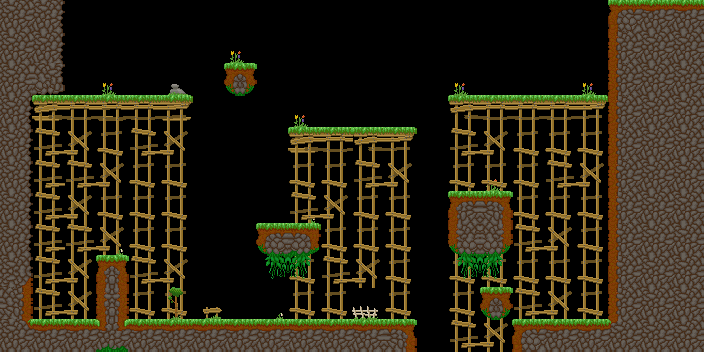

A 2D game scene composited from a Tiled map and its tileset images. What follows is a short description and the map's XML, with each tile layer's data collapsed to a summary:
An orthogonal 22x11 tile map with 32x32 px tiles, 5 tile layers (background, main, foreground, hidden, ...), 4 tilesets and 39 objects (10x veggie, 7x spike, 2x door, key, chest, ...).

<map version="1.5" tiledversion="1.7.2" orientation="orthogonal" renderorder="right-down" width="22" height="11" tilewidth="32" tileheight="32" infinite="0" nextlayerid="11" nextobjectid="40">
 <properties>
  <property name="hints" value="time_medal,uncover_paths" />
  <property name="time_to_beat" value="4.50" />
 </properties>
 <tileset firstgid="1" name="grass_level_NEW" tilewidth="33" tileheight="33" spacing="1" margin="1" tilecount="144" columns="16">
  <image source="../../sprites/tilesets/34tile.png" width="544" height="306" />
 </tileset>
 <tileset firstgid="145" name="treetops_big_96" tilewidth="96" tileheight="64" tilecount="2" columns="2">
  <image source="../../sprites/objects/scenery/treetops_big_96.png" width="192" height="64" />
 </tileset>
 <tileset firstgid="147" name="object_tilemap_16" tilewidth="16" tileheight="16" tilecount="12" columns="4">
  <image source="../../sprites/tilesets/object_tilemap_16.png" width="64" height="48" />
 </tileset>
 <tileset firstgid="159" name="object_tilemap_32" tilewidth="32" tileheight="32" tilecount="25" columns="5">
  <image source="../../sprites/tilesets/object_tilemap_32.png" width="160" height="160" />
  <tile id="0">
   <properties>
    <property name="item_no" value="5" />
    <property name="type" value="costume_head" />
   </properties>
  </tile>
  <tile id="1">
   <properties>
    <property name="spawn" value="spawn" />
   </properties>
  </tile>
  <tile id="2">
   <properties>
    <property name="goal" value="goal" />
   </properties>
  </tile>
  <tile id="3">
   <properties>
    <property name="name" value="pig" />
   </properties>
  </tile>
  <tile id="4">
   <properties>
    <property name="direction" value="left" />
    <property name="name" value="walking_enemy" />
   </properties>
  </tile>
 </tileset>
 <layer id="1" name="background" width="22" height="11">
  <properties>
   <property name="background" value="background" />
  </properties>
  <data>[242 cells, 10 non-empty, 5 distinct tile ids]</data>
 </layer>
 <layer id="2" name="main" width="22" height="11">
  <data>[242 cells, 137 non-empty, 24 distinct tile ids]</data>
 </layer>
 <layer id="3" name="foreground" width="22" height="11">
  <properties>
   <property name="foreground" value="foreground" />
  </properties>
  <data>[242 cells, 3 non-empty, 3 distinct tile ids]</data>
 </layer>
 <layer id="4" name="hidden" width="22" height="11">
  <data>[242 cells, 66 non-empty, 23 distinct tile ids]</data>
 </layer>
 <layer id="5" name="hints" width="22" height="11">
  <properties>
   <property name="Hint8" value="To get the time medal:you will have to perform:a perfect jump" />
   <property name="Hint9" value="when running through:a hidden path, you will:uncover all hidden paths" />
  </properties>
  <data>[242 cells, 0 non-empty, 0 distinct tile ids]</data>
 </layer>
 <objectgroup color="#e70000" id="6" name="hard-blocks">
  <object id="1" x="0" y="320" width="224" height="32" />
  <object id="2" x="608" y="64" width="32" height="224" />
  <object id="3" x="0" y="0" width="32" height="320" />
  <object id="4" x="256" y="320" width="160" height="32" />
  <object id="5" x="512" y="320" width="128" height="32" />
  <object id="6" x="480" y="288" width="32" height="32" />
  <object id="7" x="672" y="32" width="32" height="320" />
  <object id="8" x="640" y="320" width="32" height="32" />
  <object id="9" x="608" y="-32" width="96" height="64" />
 </objectgroup>
 <objectgroup color="#0055ff" id="7" name="soft-blocks">
  <object id="10" x="288" y="128" width="32" height="32" />
  <object id="11" x="448" y="96" width="160" height="32" />
  <object id="12" x="32" y="96" width="32" height="32" />
  <object id="13" x="160" y="96" width="32" height="32" />
  <object id="14" x="352" y="128" width="64" height="32" />
  <object id="15" x="96" y="96" width="32" height="32" />
 </objectgroup>
 <objectgroup id="8" name="treetop_big" />
 <objectgroup id="9" name="objects-16px">
  <object id="16" name="key" gid="153" x="40" y="88" width="16" height="16">
   <properties>
    <property name="color" value="red" />
   </properties>
  </object>
  <object id="17" name="veggie" gid="150" x="72" y="88" width="16" height="16" />
  <object id="18" name="veggie" gid="150" x="104" y="88" width="16" height="16" />
  <object id="19" name="veggie" gid="150" x="136" y="88" width="16" height="16" />
  <object id="20" name="veggie" gid="150" x="232" y="88" width="16" height="16" />
  <object id="21" name="veggie" gid="150" x="328" y="120" width="16" height="16" />
  <object id="22" name="veggie" gid="150" x="360" y="120" width="16" height="16" />
  <object id="23" name="veggie" gid="150" x="392" y="120" width="16" height="16" />
  <object id="24" name="veggie" gid="150" x="104" y="280" width="16" height="16" />
  <object id="25" name="veggie" gid="150" x="104" y="304" width="16" height="16" />
  <object id="26" name="veggie" gid="150" x="496" y="88" width="16" height="16" />
  <object id="27" name="spike" gid="154" x="280" y="248" width="16" height="16" />
  <object id="28" name="spike" gid="154" x="272" y="256" width="16" height="16" />
  <object id="29" name="spike" gid="154" x="472" y="240" width="16" height="16" />
  <object id="30" name="spike" gid="154" x="496" y="224" width="16" height="16" />
  <object id="31" name="spike" gid="154" x="496" y="240" width="16" height="16" />
  <object id="32" name="spike" gid="154" x="488" y="248" width="16" height="16" />
  <object id="33" name="spike" gid="154" x="480" y="256" width="16" height="16" />
 </objectgroup>
 <objectgroup id="10" name="objects-32px">
  <object id="34" name="door" gid="171" x="608" y="64" width="32" height="32">
   <properties>
    <property name="color" value="red" />
   </properties>
  </object>
  <object id="35" name="chest" gid="159" x="640" y="320" width="32" height="32">
   <properties>
    <property name="item_no" value="29" />
    <property name="type" value="costume_head" />
   </properties>
  </object>
  <object id="36" name="start" gid="160" x="32" y="320" width="32" height="32">
   <properties>
    <property name="direction" value="right" />
    <property name="health" value="100" />
   </properties>
  </object>
  <object id="37" name="goal" gid="161" x="544" y="288" width="32" height="32" />
  <object id="38" name="piggie" gid="162" x="352" y="320" width="32" height="32" />
  <object id="39" name="door" gid="176" x="608" y="320" width="32" height="32">
   <properties>
    <property name="color" value="oneway" />
    <property name="direction" value="left" />
   </properties>
  </object>
 </objectgroup>
</map>
